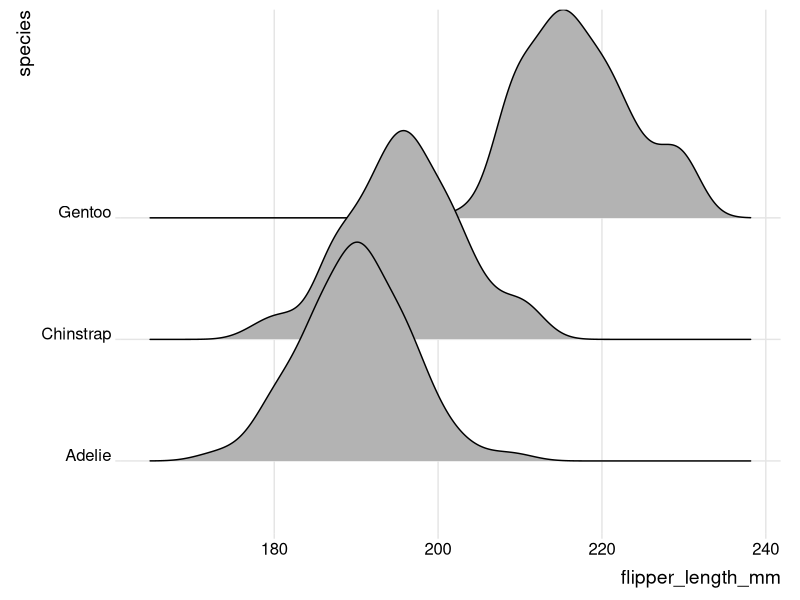

Reproduce this figure in R. (Note: this script raises an error after producing the figure.)
## ---- chunk 1
#| eval: true
#| echo: false
#| warning: false
#| message: false
#| fig-align: "center"
#| out-width: "100%"
library(palmerpenguins)
library(tidyverse)
library(ggridges)
ggplot(penguins, aes(x = flipper_length_mm, y = species)) +
  geom_density_ridges() +
  theme_ridges()
## ---- chunk 2
#| eval: true
#| echo: false
#| fig-align: "center"
#| out-width: "100%"
knitr::include_graphics(here::here("course-materials", "images", "lab-materials", "ggplot-theme.png"))
## ---- chunk 3
#| eval: true
#| echo: false
#| fig-align: "center"
#| out-width: "100%"
knitr::include_graphics(here::here("course-materials", "images", "lab-materials", "usdm.png"))
